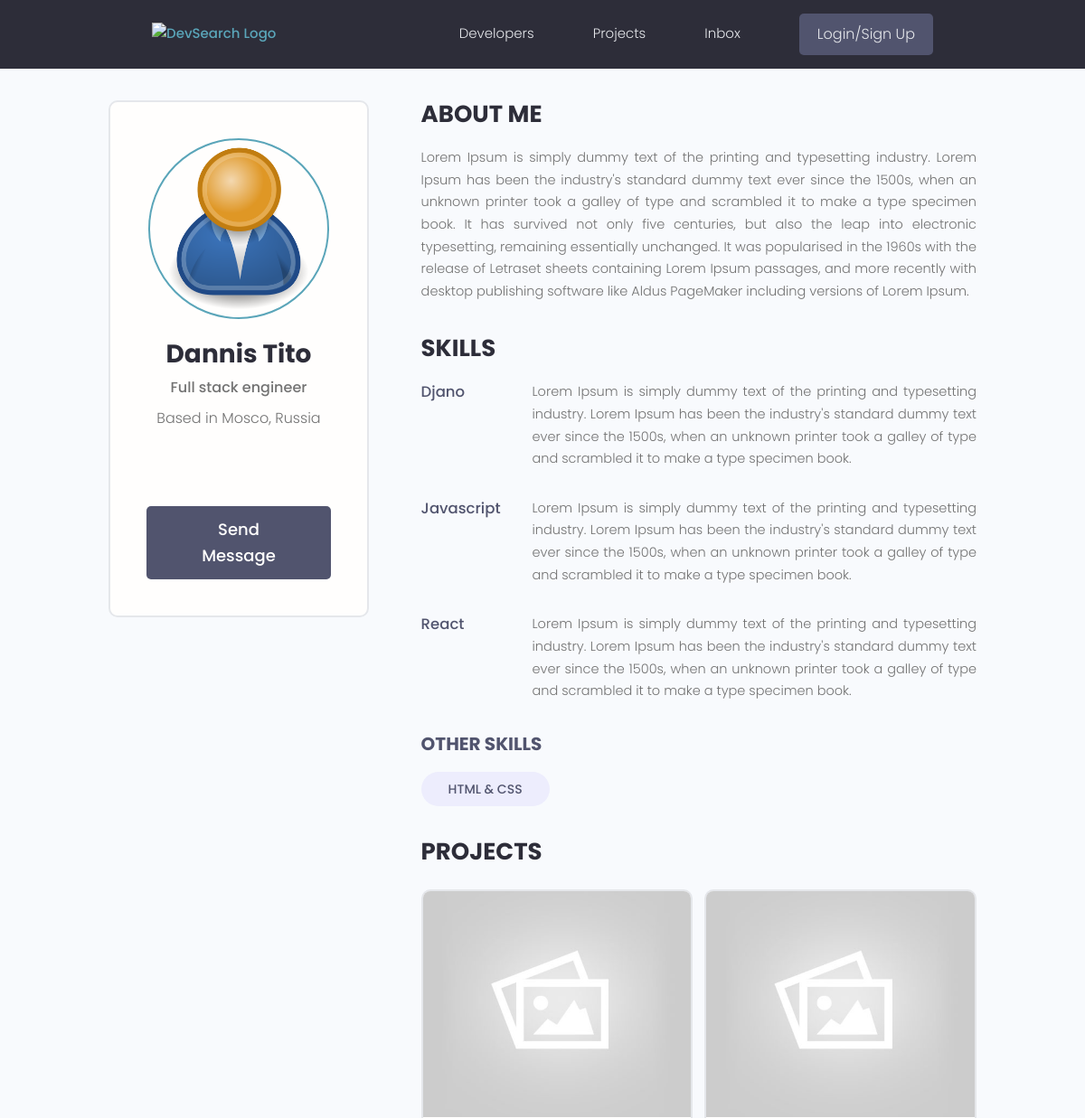
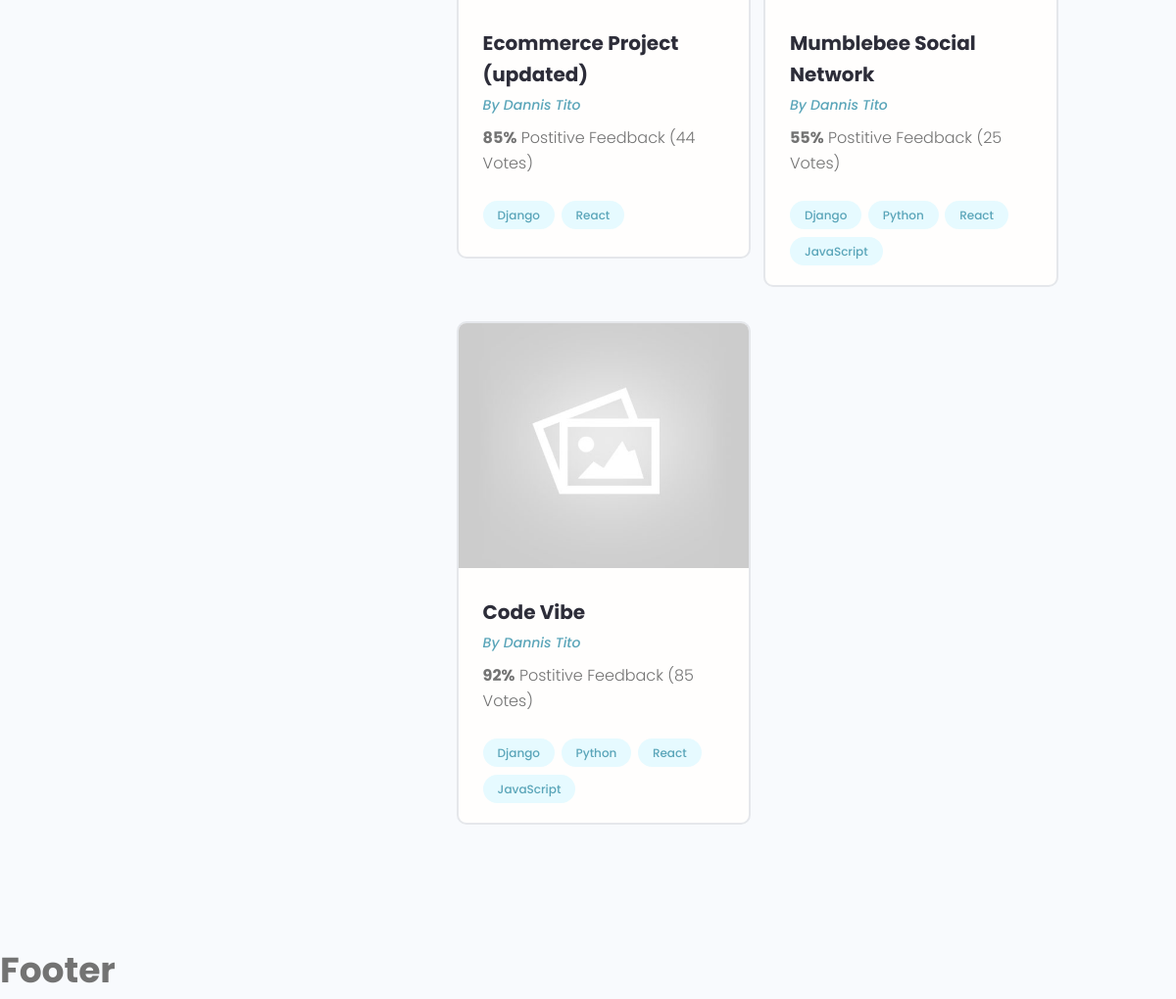
/user/74b3cdf5-d42c-4fd9-82d0-1636d4200bb4, run on the app's committed database (2 pictures, top to bottom).
### users/models.py (models this page shows, shortened)
class Profile(models.Model):
    user = models.OneToOneField(User, on_delete=models.CASCADE, null=True, blank=True)
    name = models.CharField(max_length=200, blank=True, null=True)
    username = models.CharField(max_length=200, blank=True, null=True)
    email = models.EmailField(max_length=100, null=True, blank=True)
    short_intro = models.CharField(max_length=200, null=True, blank=True)
    bio = models.TextField(null=True, blank=True)
    location = models.CharField(max_length=100, blank=True, null=True)
    profile_image = models.ImageField(null=True, blank=True, upload_to='profiles/', default='profiles/user-default.png')
    social_github = models.CharField(max_length=200, blank=True, null=True)
    social_twitter = models.CharField(max_length=200, blank=True, null=True)
    social_linkedin = models.CharField(max_length=200, blank=True, null=True)
    social_website = models.CharField(max_length=200, blank=True, null=True)
    social_youtube= models.CharField(max_length=200, blank=True, null=True)
    created = models.DateTimeField(auto_now_add=True)
    id = models.UUIDField(default=uuid.uuid4, unique=True, primary_key=True, editable=False)

class Skill(models.Model):
    owner = models.ForeignKey(Profile, on_delete=models.CASCADE)
    name = models.CharField(max_length=50)
    description = models.TextField(max_length=2000, default='describe your experience here on this skill', null=True, blank=True)
    created = models.DateTimeField(auto_now_add=True)
    id = models.UUIDField(default=uuid.uuid4, unique=True, primary_key=True, editable=False)

### projects/models.py (models this page shows, shortened)
class Project(models.Model):
    owner = models.ForeignKey(Profile, null=True, blank=True, on_delete=models.SET_NULL)
    title = models.CharField(max_length=200)
    description = models.TextField(null=True, blank=True)
    demo_link = models.CharField(max_length=2000, null=True, blank=True)
    source_link = models.CharField(max_length=2000, null=True, blank=True)
    featured_image = models.ImageField(null=True, blank=True, default='default.jpg')
    tags = models.ManyToManyField('Tag', blank=True)
    vote_total = models.IntegerField(default=0, null=True, blank=True)
    vote_ratio = models.IntegerField(default=0, null=True, blank=True)
    created = models.DateTimeField(auto_now_add=True)
    id = models.UUIDField(default=uuid.uuid4, unique=True, primary_key=True, editable=False)

class Tag(models.Model):
    name = models.CharField(max_length=50)
    created = models.DateTimeField(auto_now_add=True)
    id = models.UUIDField(default=uuid.uuid4, primary_key=True, unique=True, editable=False)

### users/views.py (the view)
# urls.py: path('user/<str:pk>', views.userProfile, name='user-profile'),
def userProfile(request, pk):
    profile = Profile.objects.get(id=pk)
    skillset = profile.skill_set.exclude(description='')
    otherskill = profile.skill_set.filter(description='')
    context = {'profile':profile, 'skillset':skillset, 'otherskill':otherskill}
    return render(request, 'users/user-profile.html', context)

### users/templates/users/user-profile.html (shortened to what this page needs)
{% extends 'main.html' %}
{% block content %}
<main class="profile my-md">
    <div class="container">
      <div class="layout">
        <div class="column column--1of3">
          <div class="card text-center">
            <div class="card__body dev">
              <img class="avatar avatar--xl" src="{{ profile.profile_image.url }}" />
              <h2 class="dev__name">{{ profile.name }}</h2>
              <p class="dev__title">{{ profile.short_intro }}</p>
              <p class="dev__location">Based in {{ profile.location }}</p>
              <ul class="dev__social">
              </ul>
              <a href="#" class="btn btn--sub btn--lg">Send Message </a>
            </div>
          </div>
        </div>
        <div class="column column--2of3">
          <div class="devInfo">
            <h3 class="devInfo__title">About Me</h3>
            <p class="devInfo__about">
              {{ profile.bio }}
            </p>
          </div>
          <div class="devInfo">
            <h3 class="devInfo__title">Skills</h3>
            <div class="devInfo__skills">
              {% for skill in skillset %}
              <div class="devSkill">
                <h4 class="devSkill__title">{{ skill.name }}</h4>
                <p class="devSkill__info">
                  {{ skill.description }}
                </p>
              </div>
              {% endfor %}
              <h3 class="devInfo__subtitle">Other Skills</h3>
              <div class="devInfo__otherSkills">
                {% for skill in otherskill %}
                <span class="tag tag--pill tag--sub tag--lg">
                  <small>{{ skill.name }}</small>
                </span>
                {% endfor %}
              </div>
            </div>
          </div>
          <div class="devInfo">
            <h3 class="devInfo__title">Projects</h3>
            <div class="grid grid--two">
              {% for project in profile.project_set.all %}
              <div class="column">
                <div class="card project">
                  <a href="{% url 'project' project.id %}" class="project">
                    <img class="project__thumbnail" src="{{ project.featured_image.url }}" alt="project thumbnail" />
                    <div class="card__body">
                      <h3 class="project__title">{{ project.title }}</h3>
                      <p><a class="project__author" href="{% url 'user-profile' profile.id %}">By {{ project.owner.name }}</a></p>
                      <p class="project--rating">
                        <span style="font-weight: bold;">{{ project.vote_ratio }}%</span> Postitive
                        Feedback ({{ project.vote_total }} Vote{{ project.vote_total|pluralize:'s' }})
                      </p>
                      <div class="project__tags">
                        {% for tag in project.tags.all %}
                        <span class="tag tag--pill tag--main">
                          <small>{{ tag.name }}</small>
                        </span>
                        {% endfor %}
                      </div>
                    </div>
                  </a>
                </div>
              </div>
              {% endfor %}
            </div>
          </div>
        </div>
      </div>
    </div>
  </main>
{% endblock content %}

### static/style/app.css (style rules this page uses)
:root { --color-sub: #2d2d39; }
.btn--sub { background-color: var(--color-sub-light); }
.card { border: 2px solid var(--color-light); }
img { width: 100%; }
.profile .card > .dev { padding: 4rem; }
.dev__name { color: var(--color-sub); font-size: 2.8rem; font-weight: 700; margin-top: 1rem; margin-bottom: 0.5rem; }
.dev__title { font-size: 1.6rem; font-weight: 500; line-height: 1.3; }
.dev__location { margin-top: 1rem; }
.dev__social { margin: 3rem 0; list-style: none; display: flex; justify-content: center; gap: 1.5rem; }
.devInfo { margin-bottom: 3rem; }
.devInfo__title, .devInfo__subtitle { font-size: 2.6rem; color: var(--color-sub); text-transform: uppercase; font-weight: 700; margin-bottom: 1.5rem; }
.devInfo__subtitle { font-size: 2rem; color: var(--color-sub-light); }
.devInfo__about, .devSkill__info { font-size: 1.45rem; line-height: 1.7; text-align: justify; }
.devSkill { margin-bottom: 3rem; }
.devSkill__title { font-size: 1.65rem; font-weight: 500; color: var(--color-sub-light); }
@media screen and (min-width: 700px) { .devSkill { display: flex; justify-content: space-between; gap: 3rem; } }
@media screen and (min-width: 700px) { .devSkill__info { flex-basis: 80%; } }
.project__author { font-size: 1.4rem; font-style: italic; }
.project--rating { margin-bottom: 1.6em; margin-top: .5em; }
.project__thumbnail { height: 25rem; object-fit: cover; object-position: top center; }
.project__title { font-size: 2rem; font-weight: 700; color: var(--color-sub); }

### static/uikit/styles/modules/_variables.css (style rules this page uses)
:root { --color-main: #5aa5b9; --color-main-light: #e6faff; --color-sub: #3f4156; --color-sub-light: #51546e; --color-sub-lighter: #ededfd; --color-text: #737373; --color-gray: #8b8b8b; --color-light: #e5e7eb; --color-light-gray: #767676; --color-bg: #f8fafd; --color-white: #fffefd; --color-white-light: #f3f3f3; --color-success: #359e64; --color-success-bg: #def8e8; --color-error: #fc4b0b; --color-error-bg: #fff2ee; --font-base: 'Poppins', arial, helvetica, 'Segoe UI', roboto, ubuntu, sans-serif; --font-monospace: 'Fira Code', 'Courier New', courier, monospace; --font-regular: 300; --font-medium: 500; --font-bold: 700; --generic-shadow: 1px 1px 5px #00000010; --generic-transition: all 0.3s ease-in-out; }

### static/uikit/styles/modules/_base.css (style rules this page uses)
* { margin: 0; padding: 0; box-sizing: border-box; text-rendering: optimizeLegibility; color: inherit; font-size: inherit; }
html { font-size: 50%; }
@media only screen and (min-width: 480px) { html { font-size: 56.25%; } }
@media only screen and (min-width: 1200px) { html { font-size: 62.5%; } }
body { line-height: 1.6; font-weight: 400; font-size: 1.5rem; color: var(--color-text); background-color: var(--color-bg); min-height: 100vh; }

### static/uikit/styles/modules/_typography.css (style rules this page uses)
* { font-family: var(--font-base); }
h2 { font-size: 3.6rem; font-weight: var(--font-bold); }
h3 { font-size: 3.2rem; font-weight: var(--font-medium); }
h4 { font-size: 2.8rem; font-weight: var(--font-medium); }
p, span, strong { font-size: 1.6rem; color: var(--color-text); font-weight: var(--font-regular); }
a { padding-bottom: 2px; text-decoration: none; display: inline-block; color: var(--color-main); font-weight: var(--font-medium); }

### static/uikit/styles/modules/_utilities.css (style rules this page uses)
.container { width: 92%; max-width: 165rem; margin: 0 auto; box-sizing: border-box; }
@media screen and (min-width: 1000px) { .container { width: 90%; } }
@media screen and (min-width: 1200px) { .container { width: 80%; } }
.text-center { text-align: center; }
.my-md { margin: 3rem auto; }

### static/uikit/styles/modules/_avatar.css (style rules this page uses)
.avatar { border-radius: 50%; border: 2px solid var(--color-main); object-fit: cover; }
.avatar--xl { height: 20rem; width: 20rem; }

### static/uikit/styles/modules/_button.css (style rules this page uses)
.btn { display: inline-block; position: relative; cursor: pointer; background-color: var(--color-light); font-weight: var(--font-medium); color: var(--color-sub); text-decoration: none; padding: 1rem 2rem; border-radius: 0.5rem; border: none; width: -webkit-fit-content; width: -moz-fit-content; width: fit-content; height: -webkit-fit-content; height: -moz-fit-content; height: fit-content; font-size: 1.6rem; outline-width: 0; outline-color: transparent; -webkit-backface-visibility: hidden; backface-visibility: hidden; transition: all 0.3s ease-in-out; }
.btn--sub { background-color: var(--color-sub); color: var(--color-white); }
.btn--lg { font-size: 1.8rem; padding: 1.2rem 4.5rem; }

### static/uikit/styles/modules/_card.css (style rules this page uses)
.card { border-radius: 1rem; background-color: var(--color-white); border: 1.5px solid var(--color-light); width: auto; height: auto; margin-top: 0.5rem; margin-bottom: 0.5rem; overflow: hidden; }
.card__body, .card__header { padding: 2rem 2.5rem; }

### data on the page
Profile: profile_image (placeholder picture), name "Dannis Tito", short_intro "Full stack engineer", location "Mosco, Russia", bio "Lorem Ipsum is simply dummy text of the printing and typesetting industry. Lorem Ipsum has been the industry's standard dummy text ever since the 1500s, when an unknown printer took a galley of type and scrambled it to make a type specimen book. It has survived not only five centuries, but also the leap into electronic typesetting, remaining essentially unchanged. It was popularised in the 1960s with the release of Letraset sheets containing Lorem Ipsum passages, and more recently with desktop publishing software like Aldus PageMaker including versions of Lorem Ipsum."
Skill: name "Djano", description "Lorem Ipsum is simply dummy text of the printing and typesetting industry. Lorem Ipsum has been the industry's standard dummy text ever since the 1500s, when an unknown printer took a galley of type and scrambled it to make a type specimen book."
Skill: name "Javascript", description "Lorem Ipsum is simply dummy text of the printing and typesetting industry. Lorem Ipsum has been the industry's standard dummy text ever since the 1500s, when an unknown printer took a galley of type and scrambled it to make a type specimen book."
Skill: name "React", description "Lorem Ipsum is simply dummy text of the printing and typesetting industry. Lorem Ipsum has been the industry's standard dummy text ever since the 1500s, when an unknown printer took a galley of type and scrambled it to make a type specimen book."
Skill: name "HTML & CSS"
Project: featured_image (placeholder picture), title "Ecommerce Project (updated)", owner.name "Dannis Tito", vote_ratio "85", vote_total "44"
Tag: name "Django"
Tag: name "React"
Project: featured_image (placeholder picture), title "Mumblebee Social Network", owner.name "Dannis Tito", vote_ratio "55", vote_total "25"
Tag: name "Python"
Tag: name "JavaScript"
Project: featured_image (placeholder picture), title "Code Vibe", owner.name "Dannis Tito", vote_ratio "92", vote_total "85"
